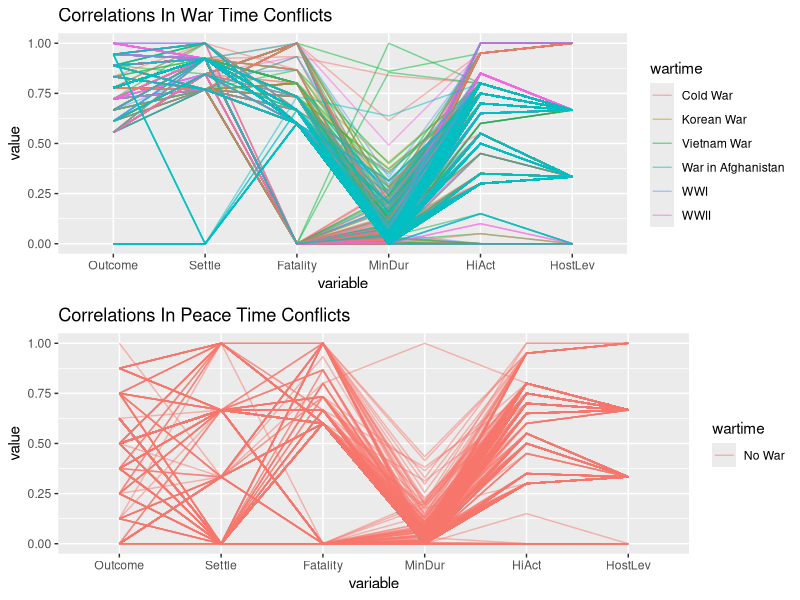

Generate this figure with R: (Note: this script raises an error after producing the figure.)
## ---- chunk 1
library(ggplot2)
library(dplyr)
library(grid)
library(gridExtra)
library(RColorBrewer)
library(GGally)

#path = "/home/vaguiar/col_hw/vis_hw/final/data/"
MIDA = read.csv(file="./data/MID/MIDA_4.01.csv", sep= ",")

war_year <- function(x){
  if(x >= 1914 & x <= 1918)
   return('WWI')
  if(x >= 1939 & x <= 1945)
   return('WWII')
  if(x >= 1950 & x <= 1953)
   return('Korean War')
  if(x >= 1955 & x <= 1975)
   return('Vietnam War')
  if(x >= 1947 & x <= 1991)
   return('Cold War')
  if(x >= 2001 & x <= 2010)
   return('War in Afghanistan')
  else
    return('No War')
}

MIDA$wartime <- sapply(MIDA$StYear, war_year)

##PCP PLot 
alphabending = 0.5
war <- ggparcoord(MIDA[MIDA$StYear>1900 & MIDA$wartime!='No War',], columns = c(9:11, 14:16), 
                  scale = "uniminmax", 
                  alphaLines = alphabending,
                  groupColumn = "wartime", 
                  title="Correlations In War Time Conflicts")
peace <- ggparcoord(MIDA[MIDA$StYear>1900 & MIDA$wartime=='No War',], columns = c(9:11, 14:16), 
                  scale = "uniminmax",
                  alphaLines = alphabending,
                  groupColumn = "wartime", 
                  title="Correlations In Peace Time Conflicts")
grid.arrange(war, peace, nrow = 2)  
## ---- chunk 2

# Overlay w/ rectangle theme
y2_high =9
d = data.frame(x1=c(1914,1939, 1947, 1950, 1955, 2001), x2=c(1918, 1945, 1991, 1953, 1975, 2010), y1=c(0,0,0,0,0,0), y2=c(y2_high,y2_high,y2_high,y2_high,y2_high,y2_high), Conflict=c("WWI", "WWII", "Cold War", "Korean War", "Vietnam War", "Afghanistan War"), r=c(1,2,3,4,5,6))


#Using distinct color palette
cols <- colorRampPalette(brewer.pal(12, "Paired"))
myPal <- cols(length(unique(nat_top10_exp$statename)))

#Adding Labels for Facet titles
facet_names <- as_labeller(c(
  '0' = "None",
  '1' = "1-25 deaths",
  '2' = "26-100 deaths",
  '3' = "101-250 deaths",
  '4' = "251-500 deaths",
  '5' = "501-999 deaths",
  '6' = "More than 999 deaths",
  '-9' = "Missing Data"
))

ggplot() + 
  geom_bar(data=MIDA[MIDA$EndYear>1900 & MIDA$Fatality!=0 & MIDA$Fatality!=-9,], aes(x = EndYear),   stat="count") +
  facet_wrap(~Fatality, nrow= 8, labeller=facet_names) +
  scale_fill_manual(values = myPal) +
  geom_rect(data=d, mapping=aes(xmin=x1, xmax=x2, ymin=y1, ymax=y2, fill=Conflict), alpha=0.15) +
  ggtitle("Number Of Disputes With Fatalities By Year") +
  xlab("End Year") +
  ylab("Count")

## ---- chunk 3

# Overlay w/ rectangle theme
y2_high = 9
d = data.frame(x1=c(1914,1939, 1947, 1950, 1955, 2001), x2=c(1918, 1945, 1991, 1953, 1975, 2010), y1=c(0,0,0,0,0,0), y2=c(y2_high,y2_high,y2_high,y2_high,y2_high,y2_high), Conflict=c("WWI", "WWII", "Cold War", "Korean War", "Vietnam War", "Afghanistan War"), r=c(1,2,3,4,5,6))


#Adding Labels for Facet titles
facet_names <- as_labeller(c(
  '1' = "Negotiated",
  '2' = "Imposed",
  '3' = "None",
  '4' = "Unclear",
  '-9' = "Missing Data"
))

ggplot() + 
  geom_bar(data=MIDA[MIDA$EndYear>1900 & MIDA$Settle!=3 & MIDA$Settle!='-9', ], aes(x = EndYear), stat="count") +
  facet_wrap(~Settle, nrow= 5, labeller=facet_names) +
  scale_fill_manual(values = myPal) +
  geom_rect(data=d, mapping=aes(xmin=x1, xmax=x2, ymin=y1, ymax=y2, fill=Conflict), alpha=0.15) +
  ggtitle("Number Of Disputes With Settlement Outcomes By Year") +
  xlab("End Year") +
  ylab("Count")
## ---- chunk 4

# Overlay w/ rectangle theme
y2_high =65
d = data.frame(x1=c(1914,1939, 1947, 1950, 1955, 2001), x2=c(1918, 1945, 1991, 1953, 1975, 2010), y1=c(0,0,0,0,0,0), y2=c(y2_high,y2_high,y2_high,y2_high,y2_high,y2_high), Conflict=c("WWI", "WWII", "Cold War", "Korean War", "Vietnam War", "Afghanistan War"), r=c(1,2,3,4,5,6))

MIDA_o <- filter(MIDA, MIDA$Outcome %in% c(1,2,3,4,5,6,8,-9))
war_outcome <- function(x){
  if(x ==2)
   return(1)
  if(x == 4)
   return(3)
  else
    return(x)
}

MIDA_o$WarOutcome <- sapply(MIDA_o$Outcome, war_outcome)


#Adding Labels for Facet titles
facet_names <- as_labeller(c(
  '1' = "Victory For Either Side",
  '3' = "Yield By Either Side",
  '5' = "Stalemate",
  '6' = "Compromise", 
  '8' = "Unclear",
  '-9' = "Missing Data"
))

ggplot() + 
  geom_bar(data=MIDA_o[MIDA_o$EndYear>1900 & MIDA_o$WarOutcome!='-9' , ], 
  aes(x = EndYear), stat="count") +
  facet_wrap(~WarOutcome, nrow= 5, labeller=facet_names) +
  scale_fill_manual(values = myPal) +
  geom_rect(data=d, mapping=aes(xmin=x1, xmax=x2, ymin=y1, ymax=y2, fill=Conflict), alpha=0.15) +
  ggtitle("Number Of Disputes With Outcomes By Year") +
  xlab("End Year") +
  ylab("Count")
## ---- chunk 5
library(ggrepel)

MIDB = read.csv(file="./data/MID/MIDB_4.01.csv", sep= ",")

#Filter by countries that originated disputes.
MIDB_O <- filter(MIDB, Orig==1)

#Filter by countries that attacked during various disputes.
MIDB_A <- filter(MIDB, Orig==0)

#summary(MIDB_A)

#Count the conflicts originated by countries each year
WarOrig <- MIDB_O %>% count(StAbb, sort=TRUE, vars=StYear)

#Count the conflicts in which countries were attacked each year
WarAttack <- MIDB_A %>% count(StAbb, sort=TRUE, vars=StYear)

#Top Conflicts stared  Countries by Year
for(yr in 1901:2010)
{
  
  #Count of largest number of conflicts that year.
  top_o <- head(arrange(filter(WarOrig, vars==yr), desc(n)), 1)[1, 3]
  top_a <- head(arrange(filter(WarAttack, vars==yr), desc(n)), 1)[1, 3]

  #Select rows of all countries with the top count of conflicts.
  WarOrig_yr <- filter(WarOrig, vars==yr & n==top_o$n[[1]])
  
  #WarOrig_yr <- head(arrange(filter(WarOrig, vars==yr), desc(n)), 1)
  WarAttack_yr <-filter(WarAttack, vars==yr & n==top_a$n[[1]])
    
  if(yr == 1901)
  {
    WarTopOrig <- WarOrig_yr
    WarTopAttacked <- WarAttack_yr
  }
  else
  {
    WarTopOrig <- rbind(WarTopOrig, WarOrig_yr)
    WarTopAttacked <- rbind(WarTopAttacked, WarAttack_yr)
  }
}

#print(WarTopOrig)

# Overlay w/ rectangle theme
y2_high =30
d = data.frame(x1=c(1914,1939, 1947, 1950, 1955, 2001), x2=c(1918, 1945, 1991, 1953, 1975, 2010), y1=c(0,0,0,0,0,0), y2=c(y2_high,y2_high,y2_high,y2_high,y2_high,y2_high), Conflict=c("WWI", "WWII", "Cold War", "Korean War", "Vietnam War", "Afghanistan War"), r=c(1,2,3,4,5,6))

confictsInitiated = 6
orig <- ggplot() + 
  geom_point(data=WarTopOrig, aes(x = vars, y = n), size = 1, color = 'red') +
  geom_label_repel(data=WarTopOrig,
    aes(x = vars, y = n, label= ifelse(n>=confictsInitiated, as.character(StAbb), ''), 
        fill = factor(StAbb)),
    fontface = 'bold', color = 'white',
    box.padding = unit(0.35, "lines"),
    point.padding = unit(0.5, "lines"),
    segment.color = 'grey50') +
    theme(legend.position = "none") +
  geom_rect(data=d, mapping=aes(xmin=x1, xmax=x2, ymin=y1, ymax=y2, fill=Conflict), alpha=0.15) +
  theme_classic(base_size = 16) +
  ggtitle("Top Countries Starting Conflicts") +
  xlab("Year") +
  ylab("Count") + theme(legend.position = "none")

timesAttacked = 2
yNew = 11
attacked <- ggplot() + 
  geom_point(data=WarTopAttacked, aes(x = vars, y = n), size = 1, color = 'red') +
  geom_label_repel(data=WarTopAttacked,
    aes(x = vars, y = n, label= ifelse(n>=timesAttacked, as.character(StAbb), ''), 
        fill = factor(StAbb)),
    fontface = 'bold', color = 'white',
    box.padding = unit(0.35, "lines"),
    point.padding = unit(0.5, "lines"),
    segment.color = 'grey50') +
    theme(legend.position = "none") +
  geom_rect(data=d, mapping=aes(xmin=x1, xmax=x2, ymin=y1, ymax=yNew, fill=Conflict), alpha=0.15) +
  theme_classic(base_size = 16) +
  ggtitle("Countries Most Attacked") +
  xlab("Year") +
  ylab("Count") + theme(legend.position = "none")

grid.arrange(orig, attacked, nrow = 2)
